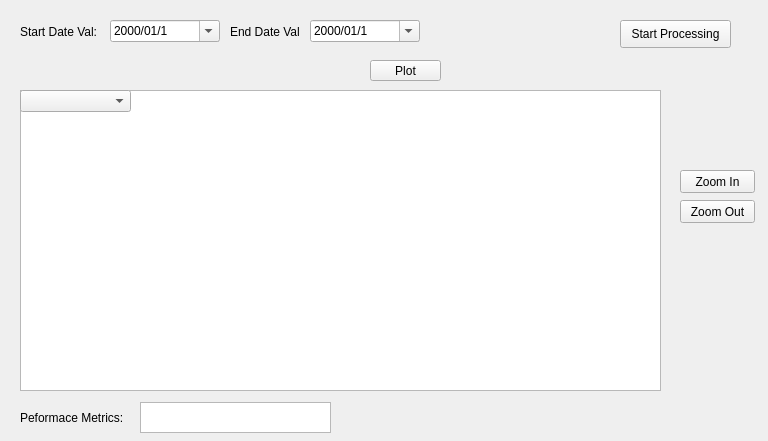
            <widget class="QWidget" name="Step3">
             <property name="geometry">
              <rect>
               <x>0</x>
               <y>0</y>
               <width>768</width>
               <height>441</height>
              </rect>
             </property>
             <attribute name="label">
              <string>Step 3 - Hydrological Validation</string>
             </attribute>
             <widget class="QDateEdit" name="end_date_val">
              <property name="geometry">
               <rect>
                <x>310</x>
                <y>20</y>
                <width>110</width>
                <height>22</height>
               </rect>
              </property>
              <property name="currentSection">
               <enum>QDateTimeEdit::YearSection</enum>
              </property>
              <property name="displayFormat">
               <string>yyyy/MM/d</string>
              </property>
              <property name="calendarPopup">
               <bool>true</bool>
              </property>
              <property name="timeSpec">
               <enum>Qt::LocalTime</enum>
              </property>
             </widget>
             <widget class="QPushButton" name="zoom_out_button_Val">
              <property name="geometry">
               <rect>
                <x>680</x>
                <y>200</y>
                <width>75</width>
                <height>23</height>
               </rect>
              </property>
              <property name="text">
               <string>Zoom Out</string>
              </property>
             </widget>
             <widget class="QGraphicsView" name="graphicsView_H_Val">
              <property name="geometry">
               <rect>
                <x>20</x>
                <y>90</y>
                <width>641</width>
                <height>301</height>
               </rect>
              </property>
             </widget>
             <widget class="QPushButton" name="zoom_in_button_Val">
              <property name="geometry">
               <rect>
                <x>680</x>
                <y>170</y>
                <width>75</width>
                <height>23</height>
               </rect>
              </property>
              <property name="text">
               <string>Zoom In</string>
              </property>
             </widget>
             <widget class="QDateEdit" name="start_date_val">
              <property name="geometry">
               <rect>
                <x>110</x>
                <y>20</y>
                <width>110</width>
                <height>22</height>
               </rect>
              </property>
              <property name="currentSection">
               <enum>QDateTimeEdit::YearSection</enum>
              </property>
              <property name="displayFormat">
               <string>yyyy/MM/d</string>
              </property>
              <property name="calendarPopup">
               <bool>true</bool>
              </property>
              <property name="timeSpec">
               <enum>Qt::LocalTime</enum>
              </property>
             </widget>
             <widget class="QLabel" name="label_23">
              <property name="geometry">
               <rect>
                <x>230</x>
                <y>24</y>
                <width>131</width>
                <height>16</height>
               </rect>
              </property>
              <property name="text">
               <string>&lt;html&gt;&lt;head/&gt;&lt;body&gt;&lt;p&gt;End Date Val&lt;/p&gt;&lt;/body&gt;&lt;/html&gt;</string>
              </property>
             </widget>
             <widget class="QPlainTextEdit" name="Peformance_H_val">
              <property name="geometry">
               <rect>
                <x>140</x>
                <y>402</y>
                <width>191</width>
                <height>31</height>
               </rect>
              </property>
             </widget>
             <widget class="QComboBox" name="comboBox_Val">
              <property name="geometry">
               <rect>
                <x>20</x>
                <y>90</y>
                <width>111</width>
                <height>22</height>
               </rect>
              </property>
             </widget>
             <widget class="QLabel" name="label_128">
              <property name="geometry">
               <rect>
                <x>20</x>
                <y>410</y>
                <width>181</width>
                <height>16</height>
               </rect>
              </property>
              <property name="text">
               <string>&lt;html&gt;&lt;head/&gt;&lt;body&gt;&lt;p&gt;&lt;span style=&quot; font-size:9pt;&quot;&gt;Peformace Metrics:&lt;/span&gt;&lt;/p&gt;&lt;/body&gt;&lt;/html&gt;</string>
              </property>
             </widget>
             <widget class="QLabel" name="label_24">
              <property name="geometry">
               <rect>
                <x>20</x>
                <y>24</y>
                <width>141</width>
                <height>16</height>
               </rect>
              </property>
              <property name="text">
               <string>&lt;html&gt;&lt;head/&gt;&lt;body&gt;&lt;p&gt;Start Date Val:&lt;/p&gt;&lt;/body&gt;&lt;/html&gt;</string>
              </property>
             </widget>
             <widget class="QPushButton" name="Run_process_Hydro_Val">
              <property name="geometry">
               <rect>
                <x>620</x>
                <y>20</y>
                <width>111</width>
                <height>28</height>
               </rect>
              </property>
              <property name="text">
               <string>Start Processing</string>
              </property>
             </widget>
             <widget class="QPushButton" name="Next_Step_6">
              <property name="geometry">
               <rect>
                <x>640</x>
                <y>460</y>
                <width>101</width>
                <height>21</height>
               </rect>
              </property>
              <property name="text">
               <string>Next</string>
              </property>
             </widget>
             <widget class="QPushButton" name="Plot_G_Val">
              <property name="geometry">
               <rect>
                <x>370</x>
                <y>60</y>
                <width>71</width>
                <height>21</height>
               </rect>
              </property>
              <property name="text">
               <string>Plot</string>
              </property>
             </widget>
            </widget>
